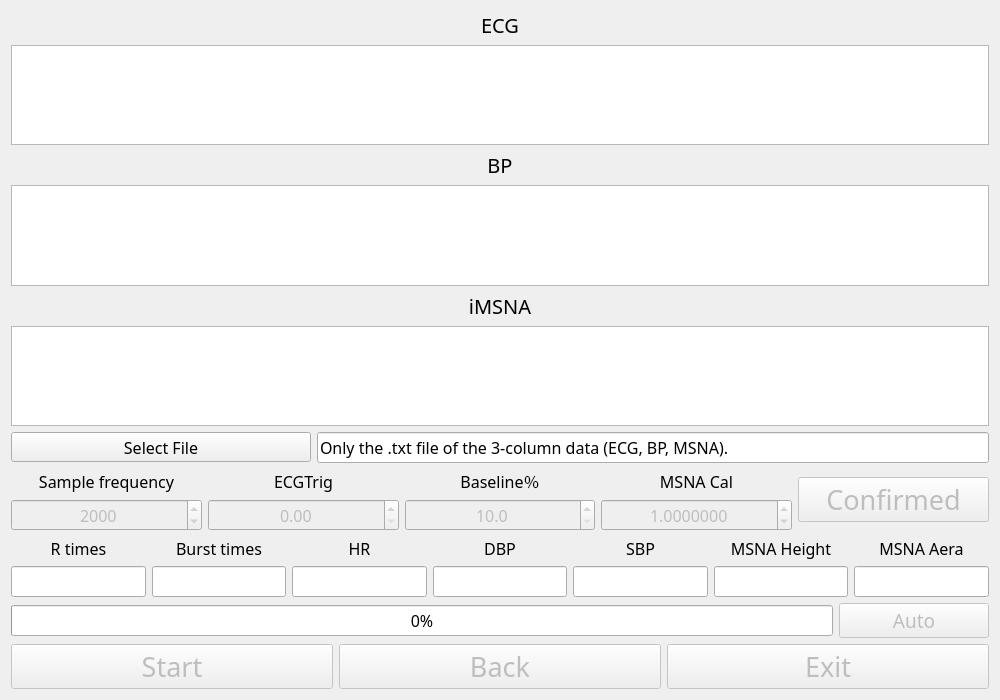
<?xml version="1.0" encoding="UTF-8"?>
<ui version="4.0">
 <class>Form</class>
 <widget class="QWidget" name="Form">
  <property name="windowModality">
   <enum>Qt::NonModal</enum>
  </property>
  <property name="enabled">
   <bool>true</bool>
  </property>
  <property name="geometry">
   <rect>
    <x>0</x>
    <y>0</y>
    <width>1000</width>
    <height>700</height>
   </rect>
  </property>
  <property name="minimumSize">
   <size>
    <width>1000</width>
    <height>700</height>
   </size>
  </property>
  <property name="sizeIncrement">
   <size>
    <width>0</width>
    <height>0</height>
   </size>
  </property>
  <property name="baseSize">
   <size>
    <width>0</width>
    <height>0</height>
   </size>
  </property>
  <property name="font">
   <font>
    <pointsize>9</pointsize>
   </font>
  </property>
  <property name="windowTitle">
   <string>Form</string>
  </property>
  <layout class="QVBoxLayout" name="verticalLayout">
   <item>
    <layout class="QGridLayout" name="gridLayout_4">
     <item row="3" column="0">
      <widget class="GraphicsLayoutWidget" name="graphicsView_2">
       <property name="minimumSize">
        <size>
         <width>0</width>
         <height>100</height>
        </size>
       </property>
       <property name="font">
        <font>
         <family>HGP創英角ｺﾞｼｯｸUB</family>
         <weight>50</weight>
         <bold>false</bold>
        </font>
       </property>
      </widget>
     </item>
     <item row="1" column="0">
      <widget class="GraphicsLayoutWidget" name="graphicsView">
       <property name="minimumSize">
        <size>
         <width>800</width>
         <height>100</height>
        </size>
       </property>
       <property name="font">
        <font>
         <family>HGP創英角ｺﾞｼｯｸUB</family>
         <weight>50</weight>
         <bold>false</bold>
        </font>
       </property>
      </widget>
     </item>
     <item row="5" column="0">
      <widget class="GraphicsLayoutWidget" name="graphicsView_3">
       <property name="minimumSize">
        <size>
         <width>0</width>
         <height>100</height>
        </size>
       </property>
       <property name="font">
        <font>
         <family>HGP創英角ｺﾞｼｯｸUB</family>
         <weight>50</weight>
         <bold>false</bold>
        </font>
       </property>
      </widget>
     </item>
     <item row="2" column="0">
      <widget class="QLabel" name="label_14">
       <property name="font">
        <font>
         <family>HGP創英角ｺﾞｼｯｸUB</family>
         <pointsize>15</pointsize>
         <weight>50</weight>
         <bold>false</bold>
        </font>
       </property>
       <property name="text">
        <string>BP</string>
       </property>
       <property name="alignment">
        <set>Qt::AlignCenter</set>
       </property>
      </widget>
     </item>
     <item row="0" column="0">
      <widget class="QLabel" name="label_2">
       <property name="font">
        <font>
         <family>HGP創英角ｺﾞｼｯｸUB</family>
         <pointsize>15</pointsize>
         <weight>50</weight>
         <bold>false</bold>
        </font>
       </property>
       <property name="text">
        <string>ECG</string>
       </property>
       <property name="alignment">
        <set>Qt::AlignCenter</set>
       </property>
      </widget>
     </item>
     <item row="4" column="0">
      <widget class="QLabel" name="label_15">
       <property name="font">
        <font>
         <family>HGP創英角ｺﾞｼｯｸUB</family>
         <pointsize>15</pointsize>
         <weight>50</weight>
         <bold>false</bold>
        </font>
       </property>
       <property name="layoutDirection">
        <enum>Qt::LeftToRight</enum>
       </property>
       <property name="text">
        <string>iMSNA</string>
       </property>
       <property name="alignment">
        <set>Qt::AlignCenter</set>
       </property>
      </widget>
     </item>
    </layout>
   </item>
   <item>
    <layout class="QHBoxLayout" name="horizontalLayout">
     <item>
      <widget class="QToolButton" name="toolButton">
       <property name="enabled">
        <bool>true</bool>
       </property>
       <property name="minimumSize">
        <size>
         <width>300</width>
         <height>0</height>
        </size>
       </property>
       <property name="font">
        <font>
         <family>HGP創英角ｺﾞｼｯｸUB</family>
         <pointsize>12</pointsize>
         <weight>50</weight>
         <italic>false</italic>
         <bold>false</bold>
         <strikeout>false</strikeout>
         <kerning>true</kerning>
        </font>
       </property>
       <property name="text">
        <string>Select File</string>
       </property>
      </widget>
     </item>
     <item>
      <widget class="QLineEdit" name="lineEdit_5">
       <property name="enabled">
        <bool>true</bool>
       </property>
       <property name="font">
        <font>
         <family>HGP創英角ｺﾞｼｯｸUB</family>
         <pointsize>12</pointsize>
         <weight>50</weight>
         <bold>false</bold>
        </font>
       </property>
       <property name="text">
        <string>Only the .txt file of the 3-column data (ECG, BP, MSNA).</string>
       </property>
       <property name="readOnly">
        <bool>true</bool>
       </property>
      </widget>
     </item>
    </layout>
   </item>
   <item>
    <layout class="QGridLayout" name="gridLayout">
     <item row="0" column="3">
      <widget class="QLabel" name="label_5">
       <property name="font">
        <font>
         <family>HGP創英角ｺﾞｼｯｸUB</family>
         <pointsize>12</pointsize>
         <weight>50</weight>
         <bold>false</bold>
        </font>
       </property>
       <property name="text">
        <string>MSNA Cal</string>
       </property>
       <property name="alignment">
        <set>Qt::AlignCenter</set>
       </property>
      </widget>
     </item>
     <item row="0" column="0">
      <widget class="QLabel" name="label">
       <property name="font">
        <font>
         <family>HGP創英角ｺﾞｼｯｸUB</family>
         <pointsize>12</pointsize>
         <weight>50</weight>
         <bold>false</bold>
        </font>
       </property>
       <property name="styleSheet">
        <string notr="true"/>
       </property>
       <property name="text">
        <string>Sample frequency</string>
       </property>
       <property name="alignment">
        <set>Qt::AlignCenter</set>
       </property>
      </widget>
     </item>
     <item row="0" column="2">
      <widget class="QLabel" name="label_4">
       <property name="font">
        <font>
         <family>HGP創英角ｺﾞｼｯｸUB</family>
         <pointsize>12</pointsize>
         <weight>50</weight>
         <bold>false</bold>
        </font>
       </property>
       <property name="text">
        <string>Baseline％</string>
       </property>
       <property name="alignment">
        <set>Qt::AlignCenter</set>
       </property>
      </widget>
     </item>
     <item row="1" column="3">
      <widget class="QDoubleSpinBox" name="doubleSpinBox_4">
       <property name="enabled">
        <bool>false</bool>
       </property>
       <property name="font">
        <font>
         <family>HGP創英角ｺﾞｼｯｸUB</family>
         <pointsize>12</pointsize>
         <weight>50</weight>
         <bold>false</bold>
        </font>
       </property>
       <property name="layoutDirection">
        <enum>Qt::LeftToRight</enum>
       </property>
       <property name="alignment">
        <set>Qt::AlignCenter</set>
       </property>
       <property name="decimals">
        <number>7</number>
       </property>
       <property name="minimum">
        <double>0.000100000000000</double>
       </property>
       <property name="maximum">
        <double>100.000000000000000</double>
       </property>
       <property name="singleStep">
        <double>1.000000000000000</double>
       </property>
       <property name="value">
        <double>1.000000000000000</double>
       </property>
      </widget>
     </item>
     <item row="1" column="0">
      <widget class="QSpinBox" name="spinBox">
       <property name="enabled">
        <bool>false</bool>
       </property>
       <property name="font">
        <font>
         <family>HGP創英角ｺﾞｼｯｸUB</family>
         <pointsize>12</pointsize>
         <weight>50</weight>
         <bold>false</bold>
        </font>
       </property>
       <property name="alignment">
        <set>Qt::AlignCenter</set>
       </property>
       <property name="minimum">
        <number>56</number>
       </property>
       <property name="maximum">
        <number>10000</number>
       </property>
       <property name="value">
        <number>2000</number>
       </property>
      </widget>
     </item>
     <item row="0" column="1">
      <widget class="QLabel" name="label_3">
       <property name="font">
        <font>
         <family>HGP創英角ｺﾞｼｯｸUB</family>
         <pointsize>12</pointsize>
         <weight>50</weight>
         <bold>false</bold>
        </font>
       </property>
       <property name="text">
        <string>ECGTrig</string>
       </property>
       <property name="alignment">
        <set>Qt::AlignCenter</set>
       </property>
      </widget>
     </item>
     <item row="1" column="1">
      <widget class="QDoubleSpinBox" name="doubleSpinBox_2">
       <property name="enabled">
        <bool>false</bool>
       </property>
       <property name="font">
        <font>
         <family>HGP創英角ｺﾞｼｯｸUB</family>
         <pointsize>12</pointsize>
         <weight>50</weight>
         <bold>false</bold>
        </font>
       </property>
       <property name="alignment">
        <set>Qt::AlignCenter</set>
       </property>
       <property name="decimals">
        <number>2</number>
       </property>
       <property name="maximum">
        <double>100.000000000000000</double>
       </property>
      </widget>
     </item>
     <item row="1" column="2">
      <widget class="QDoubleSpinBox" name="doubleSpinBox_3">
       <property name="enabled">
        <bool>false</bool>
       </property>
       <property name="font">
        <font>
         <family>HGP創英角ｺﾞｼｯｸUB</family>
         <pointsize>12</pointsize>
         <weight>50</weight>
         <bold>false</bold>
        </font>
       </property>
       <property name="alignment">
        <set>Qt::AlignCenter</set>
       </property>
       <property name="decimals">
        <number>1</number>
       </property>
       <property name="minimum">
        <double>10.000000000000000</double>
       </property>
       <property name="maximum">
        <double>100.000000000000000</double>
       </property>
      </widget>
     </item>
     <item row="0" column="4" rowspan="2">
      <widget class="QPushButton" name="pushButton_3">
       <property name="enabled">
        <bool>false</bool>
       </property>
       <property name="font">
        <font>
         <family>HGP創英角ｺﾞｼｯｸUB</family>
         <pointsize>20</pointsize>
        </font>
       </property>
       <property name="styleSheet">
        <string notr="true"/>
       </property>
       <property name="text">
        <string>Confirmed</string>
       </property>
      </widget>
     </item>
    </layout>
   </item>
   <item>
    <layout class="QGridLayout" name="gridLayout_2">
     <item row="0" column="1">
      <widget class="QLabel" name="label_7">
       <property name="font">
        <font>
         <family>HGP創英角ｺﾞｼｯｸUB</family>
         <pointsize>12</pointsize>
         <weight>50</weight>
         <bold>false</bold>
        </font>
       </property>
       <property name="text">
        <string>Burst times</string>
       </property>
       <property name="alignment">
        <set>Qt::AlignCenter</set>
       </property>
      </widget>
     </item>
     <item row="0" column="0">
      <widget class="QLabel" name="label_6">
       <property name="font">
        <font>
         <family>HGP創英角ｺﾞｼｯｸUB</family>
         <pointsize>12</pointsize>
         <weight>50</weight>
         <bold>false</bold>
        </font>
       </property>
       <property name="text">
        <string>R times</string>
       </property>
       <property name="alignment">
        <set>Qt::AlignCenter</set>
       </property>
      </widget>
     </item>
     <item row="0" column="6">
      <widget class="QLabel" name="label_9">
       <property name="font">
        <font>
         <family>HGP創英角ｺﾞｼｯｸUB</family>
         <pointsize>12</pointsize>
         <weight>50</weight>
         <bold>false</bold>
        </font>
       </property>
       <property name="text">
        <string>MSNA Aera</string>
       </property>
       <property name="alignment">
        <set>Qt::AlignCenter</set>
       </property>
      </widget>
     </item>
     <item row="4" column="1">
      <widget class="QLineEdit" name="lineEdit_2">
       <property name="font">
        <font>
         <family>HGP創英角ｺﾞｼｯｸUB</family>
         <pointsize>12</pointsize>
         <weight>50</weight>
         <bold>false</bold>
        </font>
       </property>
       <property name="alignment">
        <set>Qt::AlignCenter</set>
       </property>
       <property name="readOnly">
        <bool>true</bool>
       </property>
      </widget>
     </item>
     <item row="4" column="5">
      <widget class="QLineEdit" name="lineEdit_3">
       <property name="font">
        <font>
         <family>HGP創英角ｺﾞｼｯｸUB</family>
         <pointsize>12</pointsize>
         <weight>50</weight>
         <bold>false</bold>
        </font>
       </property>
       <property name="alignment">
        <set>Qt::AlignCenter</set>
       </property>
       <property name="readOnly">
        <bool>true</bool>
       </property>
      </widget>
     </item>
     <item row="0" column="5">
      <widget class="QLabel" name="label_8">
       <property name="font">
        <font>
         <family>HGP創英角ｺﾞｼｯｸUB</family>
         <pointsize>12</pointsize>
         <weight>50</weight>
         <bold>false</bold>
        </font>
       </property>
       <property name="text">
        <string>MSNA Height</string>
       </property>
       <property name="alignment">
        <set>Qt::AlignCenter</set>
       </property>
      </widget>
     </item>
     <item row="4" column="6">
      <widget class="QLineEdit" name="lineEdit_4">
       <property name="font">
        <font>
         <family>HGP創英角ｺﾞｼｯｸUB</family>
         <pointsize>12</pointsize>
         <weight>50</weight>
         <bold>false</bold>
        </font>
       </property>
       <property name="alignment">
        <set>Qt::AlignCenter</set>
       </property>
       <property name="readOnly">
        <bool>true</bool>
       </property>
      </widget>
     </item>
     <item row="4" column="0">
      <widget class="QLineEdit" name="lineEdit">
       <property name="enabled">
        <bool>true</bool>
       </property>
       <property name="font">
        <font>
         <family>HGP創英角ｺﾞｼｯｸUB</family>
         <pointsize>12</pointsize>
         <weight>50</weight>
         <bold>false</bold>
        </font>
       </property>
       <property name="alignment">
        <set>Qt::AlignCenter</set>
       </property>
       <property name="readOnly">
        <bool>true</bool>
       </property>
      </widget>
     </item>
     <item row="0" column="3">
      <widget class="QLabel" name="label_11">
       <property name="font">
        <font>
         <family>HGP創英角ｺﾞｼｯｸUB</family>
         <pointsize>12</pointsize>
         <weight>50</weight>
         <bold>false</bold>
        </font>
       </property>
       <property name="text">
        <string>DBP</string>
       </property>
       <property name="alignment">
        <set>Qt::AlignCenter</set>
       </property>
      </widget>
     </item>
     <item row="4" column="3">
      <widget class="QLineEdit" name="lineEdit_7">
       <property name="font">
        <font>
         <family>HGP創英角ｺﾞｼｯｸUB</family>
         <pointsize>12</pointsize>
         <weight>50</weight>
         <bold>false</bold>
        </font>
       </property>
       <property name="alignment">
        <set>Qt::AlignCenter</set>
       </property>
       <property name="readOnly">
        <bool>true</bool>
       </property>
      </widget>
     </item>
     <item row="0" column="2">
      <widget class="QLabel" name="label_10">
       <property name="font">
        <font>
         <family>HGP創英角ｺﾞｼｯｸUB</family>
         <pointsize>12</pointsize>
         <weight>50</weight>
         <bold>false</bold>
        </font>
       </property>
       <property name="text">
        <string>HR</string>
       </property>
       <property name="alignment">
        <set>Qt::AlignCenter</set>
       </property>
      </widget>
     </item>
     <item row="4" column="2">
      <widget class="QLineEdit" name="lineEdit_6">
       <property name="font">
        <font>
         <family>HGP創英角ｺﾞｼｯｸUB</family>
         <pointsize>12</pointsize>
         <weight>50</weight>
         <bold>false</bold>
        </font>
       </property>
       <property name="alignment">
        <set>Qt::AlignCenter</set>
       </property>
       <property name="readOnly">
        <bool>true</bool>
       </property>
      </widget>
     </item>
     <item row="4" column="4">
      <widget class="QLineEdit" name="lineEdit_8">
       <property name="font">
        <font>
         <family>HGP創英角ｺﾞｼｯｸUB</family>
         <pointsize>12</pointsize>
         <weight>50</weight>
         <bold>false</bold>
        </font>
       </property>
       <property name="alignment">
        <set>Qt::AlignCenter</set>
       </property>
       <property name="readOnly">
        <bool>true</bool>
       </property>
      </widget>
     </item>
     <item row="0" column="4">
      <widget class="QLabel" name="label_12">
       <property name="font">
        <font>
         <family>HGP創英角ｺﾞｼｯｸUB</family>
         <pointsize>12</pointsize>
         <weight>50</weight>
         <bold>false</bold>
        </font>
       </property>
       <property name="text">
        <string>SBP</string>
       </property>
       <property name="alignment">
        <set>Qt::AlignCenter</set>
       </property>
      </widget>
     </item>
    </layout>
   </item>
   <item>
    <layout class="QHBoxLayout" name="horizontalLayout_2">
     <item>
      <widget class="QProgressBar" name="progressBar">
       <property name="font">
        <font>
         <family>HGP創英角ｺﾞｼｯｸUB</family>
         <pointsize>12</pointsize>
         <weight>50</weight>
         <bold>false</bold>
        </font>
       </property>
       <property name="value">
        <number>0</number>
       </property>
      </widget>
     </item>
     <item>
      <widget class="QPushButton" name="pushButton_4">
       <property name="enabled">
        <bool>false</bool>
       </property>
       <property name="minimumSize">
        <size>
         <width>150</width>
         <height>0</height>
        </size>
       </property>
       <property name="font">
        <font>
         <family>HGP創英角ｺﾞｼｯｸUB</family>
         <pointsize>14</pointsize>
         <weight>50</weight>
         <bold>false</bold>
        </font>
       </property>
       <property name="text">
        <string>Auto</string>
       </property>
      </widget>
     </item>
    </layout>
   </item>
   <item>
    <layout class="QHBoxLayout" name="horizontalLayout_3">
     <item>
      <widget class="QPushButton" name="pushButton">
       <property name="enabled">
        <bool>false</bool>
       </property>
       <property name="font">
        <font>
         <family>HGP創英角ｺﾞｼｯｸUB</family>
         <pointsize>20</pointsize>
         <weight>50</weight>
         <bold>false</bold>
        </font>
       </property>
       <property name="text">
        <string>Start</string>
       </property>
      </widget>
     </item>
     <item>
      <widget class="QPushButton" name="pushButton_2">
       <property name="enabled">
        <bool>false</bool>
       </property>
       <property name="font">
        <font>
         <family>HGP創英角ｺﾞｼｯｸUB</family>
         <pointsize>20</pointsize>
         <weight>50</weight>
         <bold>false</bold>
        </font>
       </property>
       <property name="text">
        <string>Back</string>
       </property>
      </widget>
     </item>
     <item>
      <widget class="QPushButton" name="pushButton_5">
       <property name="enabled">
        <bool>false</bool>
       </property>
       <property name="font">
        <font>
         <family>HGP創英角ｺﾞｼｯｸUB</family>
         <pointsize>20</pointsize>
         <weight>50</weight>
         <bold>false</bold>
        </font>
       </property>
       <property name="text">
        <string>Exit</string>
       </property>
      </widget>
     </item>
    </layout>
   </item>
  </layout>
 </widget>
 <customwidgets>
  <customwidget>
   <class>GraphicsLayoutWidget</class>
   <extends>QGraphicsView</extends>
   <header location="global">pyqtgraph</header>
  </customwidget>
 </customwidgets>
 <resources/>
 <connections/>
</ui>
